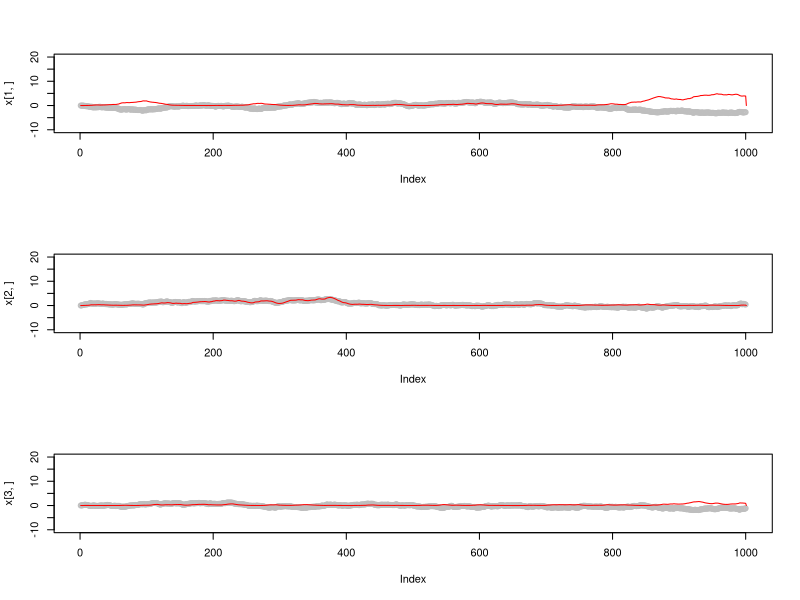

The R script that drew this image:
#30103

# First, construct the signal model and generate the data.
T <- 1000

sigma_n <- 0.1
n_k <- array(rnorm(T*3,0, sigma_n), c(3,T))

sigma_m <- 0.01
m_k <- array(rnorm(T*3,0, sigma_m), c(3,T))

F <- array(c(1,0,0, 0, 1, 0, 0, 0,1),c(3,3))

x_0 <- array(0,c(3,1))
x <- array(0,c(3,T))
x[,1] <- x_0

z <- array(0,c(3,T))


for (k in 2:T)
{
  x[,k] <- F %*% x[,k-1] + n_k[,k]
  z[,k] <- `^`(x[,k],2) + m_k[,k]
}


# Next, form the EKF
H <- 2* array(c(1,0,0, 0, 1, 0, 0, 0,1),c(3,3))

Q <- sigma_m^2*array(c(1,0,0, 0, 1, 0, 0, 0,1),c(3,3))
R <- sigma_n^2*array(c(1,0,0, 0, 1, 0, 0, 0,1),c(3,3))

library("MASS") # For pseudo inverse ginv()

xkm1km1 <- matrix(rep(0,3*T+3),3,T+1)
xkm1km1[,1] <- x_0

xkkm1 <- matrix(rep(0,3*T),3,T)
K <- array(rep(0,3*3*T),c(3,3,T))
Pkm1km1 <- array(0,c(3,3,T+1))
Pkm1km1[,,1] <- array(c(1000,0,0 ,0,1000,0, 0,0,1000), c(3,3))
                  
zhat <- matrix(rep(0,3*T),c(3,T))
err <-  matrix(rep(0,3*T),c(3,T))

for (k in 2:T)
{  
  xkkm1[,k] <- F %*% xkm1km1[,k-1]
  Pkkm1 <- F %*% Pkm1km1[,,k-1] %*% t(F) + Q
  
  #H <- 2*diag(xkkm1[,k])
  
  K[,,k] <- Pkkm1 %*% t(H) %*% ginv( H %*% Pkkm1 %*% t(H) + R)
  err[,k] <- z[,k] - H %*% xkkm1[,k]
  xkm1km1[,k] <- xkkm1[,k] + K[,,k] %*% err[,k]
  Pkm1km1[,,k] <- (matrix(c(1,0,0,0,1,0,0,0,1),3,3) - K[,,k] %*% H) %*% Pkkm1  
  zhat[,k] <- as.numeric(H %*% xkkm1[,k])
}

par(mfrow = c(3,1), pty="m")
plot(x[1,], col="grey",ylim=c(-10,20))
lines(xkm1km1[1,], col="red")
plot(x[2,], col="grey",ylim=c(-10,20))
lines(xkm1km1[2,], col="red")
plot(x[3,], col="grey",ylim=c(-10,20))
lines(xkm1km1[3,], col="red")

